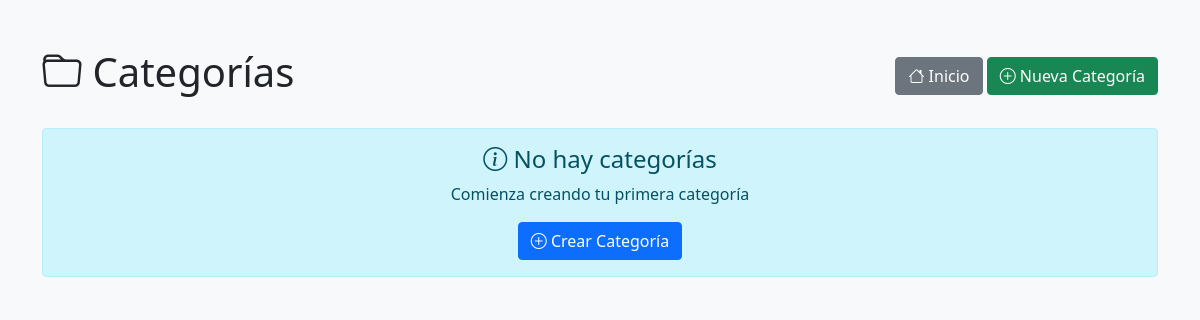
The page /categories/ on the database as committed earlier.
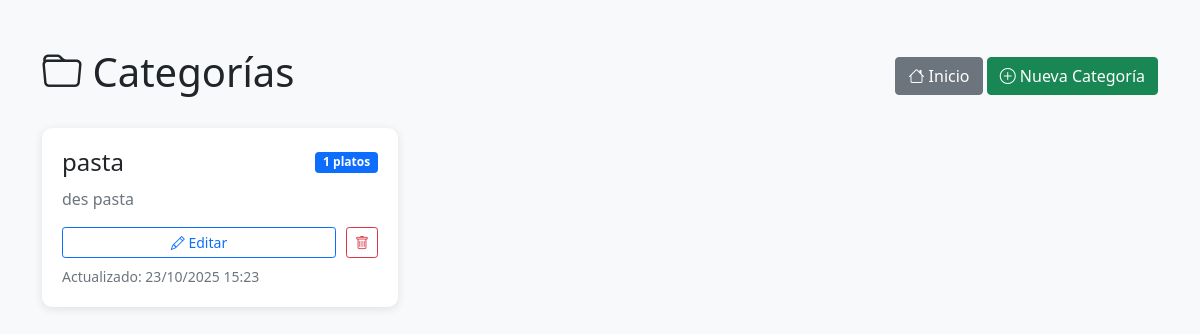
The same page on the database as committed later.
### first_app/models.py (models this page shows, shortened)
class Category(models.Model):
    name = models.CharField(
        max_length=100,
        unique=True,
        verbose_name="Nombre de la categoría"
    )
    description = models.TextField(
        blank=True,
        verbose_name="Descripción"
    )
    created_at = models.DateTimeField(auto_now_add=True)
    updated_at = models.DateTimeField(auto_now=True)
    class Meta:
        verbose_name = "Categoría"
        verbose_name_plural = "Categorías"
        ordering = ['name']

### first_app/views.py (the view)
# urls.py: path('categories/', views.category_list, name='category_list'),
def category_list(request):
    categories = Category.objects.all()
    return render(request, 'first_app/category_list.html', {
        'categories': categories
    })

### templates/first_app/category_list.html (shortened to what this page needs)
<!DOCTYPE html>
<html lang="es">
<head>
    <link href="https://cdn.jsdelivr.net/npm/bootstrap@5.1.3/dist/css/bootstrap.min.css" rel="stylesheet">
    <link rel="stylesheet" href="https://cdn.jsdelivr.net/npm/bootstrap-icons@1.7.2/font/bootstrap-icons.css">
</head>
<body>
    <div class="container mt-5">
        <div class="d-flex justify-content-between align-items-center mb-4">
            <h1><i class="bi bi-folder"></i> Categorías</h1>
            <div>
                <a href="{% url 'home' %}" class="btn btn-secondary">
                    <i class="bi bi-house"></i> Inicio
                </a>
                <a href="{% url 'category_create' %}" class="btn btn-success">
                    <i class="bi bi-plus-circle"></i> Nueva Categoría
                </a>
            </div>
        </div>
        {% if categories %}
            <div class="row">
                {% for category in categories %}
                <div class="col-md-6 col-lg-4">
                    <div class="category-card">
                        <div class="category-header">
                            <h4 class="mb-0">{{ category.name }}</h4>
                            <span class="badge bg-primary">{{ category.menu_items.count }} platos</span>
                        </div>
                        {% if category.description %}
                        <p class="text-muted mb-3">{{ category.description|truncatewords:20 }}</p>
                        {% else %}
                        <p class="text-muted mb-3"><em>Sin descripción</em></p>
                        {% endif %}
                        <div class="category-actions">
                            <a href="{% url 'category_update' category.pk %}" class="btn btn-sm btn-outline-primary flex-fill">
                                <i class="bi bi-pencil"></i> Editar
                            </a>
                            <a href="{% url 'category_delete' category.pk %}" class="btn btn-sm btn-outline-danger">
                                <i class="bi bi-trash"></i>
                            </a>
                        </div>
                        <small class="text-muted d-block mt-2">
                            Actualizado: {{ category.updated_at|date:"d/m/Y H:i" }}
                        </small>
                    </div>
                </div>
                {% endfor %}
            </div>
        {% else %}
            <div class="alert alert-info text-center">
                <h4><i class="bi bi-info-circle"></i> No hay categorías</h4>
                <p>Comienza creando tu primera categoría</p>
                <a href="{% url 'category_create' %}" class="btn btn-primary">
                    <i class="bi bi-plus-circle"></i> Crear Categoría
                </a>
            </div>
        {% endif %}
    </div>
</body>
</html>

Rows that differ between the two databases and show on the page:
added Category: name "pasta", menu_items.count "1", description "des pasta", updated_at "23/10/2025 15:23"
Other text that changed with them:
text no longer shown: "No hay categorías Comienza creando tu primera categoría Crear Categoría"
